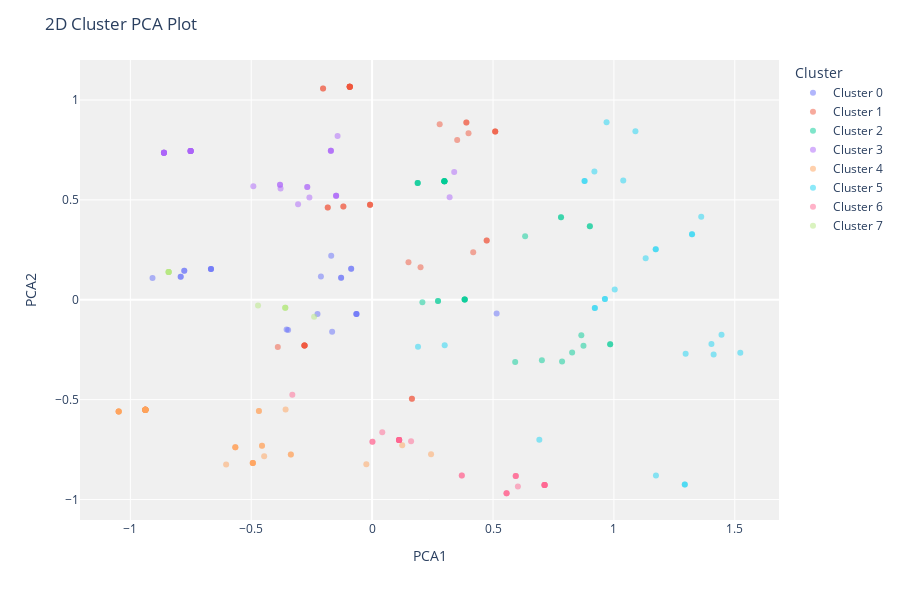

The cell this chart's notebook holds for it:
### Code cell
plot_model(kmeans, plot='cluster')

### Figure 1 — Plotly figure (JSON) as saved in the notebook; plotly's stock layout.template omitted (floating-point values rounded to 4 significant figures)
{"data": [{"customdata": [["<18"], ["unknown"], ["25-34"], ["25-34"], ["unknown"], ["25-34"], ["25-34"], ["18-24"], [">=65"], ["25-34"], ["25-34"], ["25-34"], ["25-34"], ["25-34"], [">=65"], ["25-34"], ["18-24"], ["25-34"], ["18-24"], ["25-34"], [">=65"], [">=65"]], "hovertemplate": "Cluster=Cluster 0<br>PCA1=%{x}<br>PCA2=%{y}<br>Feature=%{customdata[0]}<extra></extra>", "legendgroup": "Cluster 0", "marker": {"color": "#636efa", "opacity": 0.5, "symbol": "circle"}, "mode": "markers", "name": "Cluster 0", "orientation": "v", "showlegend": true, "textposition": "top center", "type": "scatter", "x": [-0.1654, -0.3535, -0.7769, -0.6665, -0.9082, -0.06492, -0.08664, -0.1283, -0.7916, -0.6665, -0.6665, -0.06492, -0.7769, 0.515, -0.3473, -0.1692, -0.1283, -0.08664, -0.2258, -0.06492, -0.2118, -0.7916], "xaxis": "x", "y": [-0.1606, -0.1489, 0.1451, 0.1533, 0.109, -0.0709, 0.1551, 0.1097, 0.1145, 0.1533, 0.1533, -0.0709, 0.1451, -0.06911, -0.1516, 0.2199, 0.1097, 0.1551, -0.07136, -0.0709, 0.1163, 0.1145], "yaxis": "y"}, {"customdata": [["45-54"], ["45-54"], ["55-64"], ["45-54"], ["25-34"], ["45-54"], ["25-34"], ["35-44"], ["45-54"], ["35-44"], ["35-44"], ["45-54"], ["25-34"], ["45-54"], ["35-44"], ["35-44"], ["45-54"], ["45-54"], ["45-54"], ["35-44"], ["55-64"], ["35-44"], ["45-54"], ["25-34"], ["45-54"], ["45-54"], ["55-64"], ["55-64"], ["25-34"], ["45-54"], ["45-54"], ["45-54"], ["45-54"], ["25-34"], ["45-54"], ["25-34"], [">=65"], ["35-44"]], "hovertemplate": "Cluster=Cluster 1<br>PCA1=%{x}<br>PCA2=%{y}<br>Feature=%{customdata[0]}<extra></extra>", "legendgroup": "Cluster 1", "marker": {"color": "#EF553B", "opacity": 0.5, "symbol": "circle"}, "mode": "markers", "name": "Cluster 1", "orientation": "v", "showlegend": true, "textposition": "top center", "type": "scatter", "x": [0.3898, -0.09252, -0.1835, -0.09252, 0.4738, -0.09252, -0.1189, -0.3901, 0.3898, -0.2797, -0.2797, -0.09252, 0.4738, -0.09252, -0.2797, 0.1646, 0.5091, -0.2029, -0.2029, -0.2797, 0.4181, -0.2797, 0.3518, -0.008497, 0.3987, 0.5091, -0.1835, 0.1504, -0.008497, -0.09252, 0.2794, -0.09252, -0.09252, -0.008497, 0.5091, -0.1189, 0.2003, 0.1646], "xaxis": "x", "y": [0.8869, 1.066, 0.4614, 1.066, 0.2959, 1.066, 0.4671, -0.2373, 0.8869, -0.2291, -0.2291, 1.066, 0.2959, 1.066, -0.2291, -0.4951, 0.842, 1.058, 1.058, -0.2291, 0.2373, -0.2291, 0.8001, 0.4753, 0.8338, 0.842, 0.4614, 0.1872, 0.4753, 1.066, 0.8787, 1.066, 1.066, 0.4753, 0.842, 0.4671, 0.1623, -0.4951], "yaxis": "y"}, {"customdata": [["45-54"], ["25-34"], ["45-54"], ["45-54"], ["45-54"], ["25-34"], ["25-34"], ["45-54"], ["25-34"], ["45-54"], ["25-34"], ["25-34"], ["25-34"], ["25-34"], ["45-54"], ["45-54"], ["25-34"], ["45-54"], ["45-54"], [">=65"], ["45-54"], ["45-54"], ["45-54"], ["45-54"], ["25-34"], ["25-34"], [">=65"], ["18-24"], ["55-64"], ["45-54"]], "hovertemplate": "Cluster=Cluster 2<br>PCA1=%{x}<br>PCA2=%{y}<br>Feature=%{customdata[0]}<extra></extra>", "legendgroup": "Cluster 2", "marker": {"color": "#00cc96", "opacity": 0.5, "symbol": "circle"}, "mode": "markers", "name": "Cluster 2", "orientation": "v", "showlegend": true, "textposition": "top center", "type": "scatter", "x": [0.6328, 0.8652, 0.2989, 0.2989, 0.2989, 0.2725, 0.2725, 0.7812, 0.3829, 0.7812, 0.8741, 0.9845, 0.3829, 0.3829, 0.1885, 0.9005, 0.8272, 0.2989, 0.9005, 0.7021, 0.1885, 0.2989, 0.2989, 0.1885, 0.9845, 0.3829, 0.5917, 0.7856, 0.2079, 0.2989], "xaxis": "x", "y": [0.3183, -0.1777, 0.5925, 0.5925, 0.5925, -0.00656, -0.00656, 0.4132, 0.001635, 0.4132, -0.2307, -0.2225, 0.001635, 0.001635, 0.5843, 0.3684, -0.2644, 0.5925, 0.3684, -0.3032, 0.5843, 0.5925, 0.5925, 0.5843, -0.2225, 0.001635, -0.3114, -0.3097, -0.01221, 0.5925], "yaxis": "y"}, {"customdata": [["45-54"], ["45-54"], ["45-54"], ["45-54"], ["45-54"], ["45-54"], ["45-54"], ["45-54"], ["45-54"], ["45-54"], ["45-54"], ["45-54"], ["45-54"], ["45-54"], ["45-54"], ["45-54"], ["45-54"], ["45-54"], ["45-54"], ["45-54"], ["45-54"], ["45-54"], ["45-54"], ["45-54"], ["45-54"], ["45-54"], ["45-54"], ["45-54"], ["45-54"], ["45-54"], ["45-54"], ["45-54"]], "hovertemplate": "Cluster=Cluster 3<br>PCA1=%{x}<br>PCA2=%{y}<br>Feature=%{customdata[0]}<extra></extra>", "legendgroup": "Cluster 3", "marker": {"color": "#ab63fa", "opacity": 0.5, "symbol": "circle"}, "mode": "markers", "name": "Cluster 3", "orientation": "v", "showlegend": true, "textposition": "top center", "type": "scatter", "x": [-0.7505, -0.2682, -0.1707, -0.1489, -0.8609, -0.3062, -0.8609, -0.3809, -0.8609, -0.4913, -0.7505, -0.7505, -0.2682, 0.3206, -0.1428, -0.1707, -0.2593, -0.7505, -0.1489, -0.3786, -0.7505, -0.1489, -0.7505, -0.7505, -0.8609, -0.8609, -0.8609, -0.1707, -0.3809, -0.8609, -0.7505, 0.3395], "xaxis": "x", "y": [0.7442, 0.5648, 0.746, 0.52, 0.736, 0.4781, 0.736, 0.5757, 0.736, 0.5675, 0.7442, 0.7442, 0.5648, 0.5136, 0.819, 0.746, 0.5118, 0.7442, 0.52, 0.5567, 0.7442, 0.52, 0.7442, 0.7442, 0.736, 0.736, 0.736, 0.746, 0.5757, 0.736, 0.7442, 0.6397], "yaxis": "y"}, {"customdata": [["35-44"], ["35-44"], ["35-44"], ["35-44"], ["35-44"], ["35-44"], ["35-44"], ["35-44"], ["35-44"], ["35-44"], ["35-44"], ["35-44"], ["35-44"], ["35-44"], ["35-44"], ["35-44"], ["35-44"], ["35-44"], ["35-44"], ["35-44"], ["35-44"], ["35-44"], ["35-44"], ["35-44"], ["35-44"], ["35-44"], ["35-44"], ["35-44"], ["35-44"], ["35-44"], ["35-44"], ["35-44"], ["35-44"], ["35-44"], ["35-44"], ["35-44"], ["35-44"], ["35-44"], ["35-44"], ["35-44"], ["35-44"]], "hovertemplate": "Cluster=Cluster 4<br>PCA1=%{x}<br>PCA2=%{y}<br>Feature=%{customdata[0]}<extra></extra>", "legendgroup": "Cluster 4", "marker": {"color": "#FFA15A", "opacity": 0.5, "symbol": "circle"}, "mode": "markers", "name": "Cluster 4", "orientation": "v", "showlegend": true, "textposition": "top center", "type": "scatter", "x": [-1.048, -0.5658, -1.048, -0.9377, -0.3579, -0.6038, -0.9377, -0.9377, -0.9377, -0.9377, -0.9377, -0.9377, -0.9377, -1.048, 0.1245, -0.9377, 0.2437, -0.4934, -0.3361, -0.9377, -0.4465, -1.048, -0.5658, -0.4934, -0.4554, -0.4554, -0.02392, -0.9377, -0.3361, -0.4934, -0.4682, -0.9377, -0.9377, -0.4934, -0.9377, -0.5658, -0.4682, -0.9377, -1.048, -0.9377, -0.9377], "xaxis": "x", "y": [-0.5593, -0.7386, -0.5593, -0.5511, -0.5493, -0.8253, -0.5511, -0.5511, -0.5511, -0.5511, -0.5511, -0.5511, -0.5511, -0.5593, -0.7286, -0.5511, -0.7734, -0.8171, -0.7752, -0.5511, -0.7834, -0.5593, -0.7386, -0.8171, -0.7304, -0.7304, -0.8235, -0.5511, -0.7752, -0.8171, -0.5575, -0.5511, -0.5511, -0.8171, -0.5511, -0.7386, -0.5575, -0.5511, -0.5593, -0.5511, -0.5511], "yaxis": "y"}, {"customdata": [["18-24"], ["25-34"], ["35-44"], ["45-54"], ["35-44"], ["25-34"], ["18-24"], ["18-24"], ["45-54"], ["25-34"], ["35-44"], ["45-54"], ["35-44"], ["35-44"], ["45-54"], ["25-34"], ["45-54"], ["18-24"], ["45-54"], ["45-54"], ["25-34"], ["18-24"], ["18-24"], ["45-54"], ["25-34"], ["45-54"], ["25-34"], ["35-44"]], "hovertemplate": "Cluster=Cluster 5<br>PCA1=%{x}<br>PCA2=%{y}<br>Feature=%{customdata[0]}<extra></extra>", "legendgroup": "Cluster 5", "marker": {"color": "#19d3f3", "opacity": 0.5, "symbol": "circle"}, "mode": "markers", "name": "Cluster 5", "orientation": "v", "showlegend": true, "textposition": "top center", "type": "scatter", "x": [1.131, 1.297, 1.174, 1.323, 1.293, 1.173, 0.9211, 1.523, 1.089, 0.9628, 0.1898, 0.8788, 0.3002, 0.6916, 1.323, 1.003, 1.361, 0.9211, 1.039, 0.9697, 0.9628, 1.403, 1.412, 0.9194, 1.173, 0.8788, 1.445, 1.293], "xaxis": "x", "y": [0.2076, -0.2708, -0.8802, 0.3283, -0.9251, 0.2529, -0.04188, -0.266, 0.8438, 0.003426, -0.2355, 0.5943, -0.2273, -0.7009, 0.3283, 0.05059, 0.415, -0.04188, 0.5967, 0.8886, 0.003426, -0.2212, -0.2742, 0.6415, 0.2529, 0.5943, -0.1759, -0.9251], "yaxis": "y"}, {"customdata": [["35-44"], ["35-44"], ["35-44"], ["35-44"], ["35-44"], ["35-44"], ["35-44"], ["35-44"], ["35-44"], ["35-44"], ["35-44"], ["35-44"], ["35-44"], ["35-44"], ["35-44"], ["35-44"], ["35-44"], ["35-44"], ["35-44"], ["35-44"], ["35-44"], ["35-44"], ["35-44"], ["35-44"], ["35-44"], ["35-44"], ["35-44"], ["35-44"]], "hovertemplate": "Cluster=Cluster 6<br>PCA1=%{x}<br>PCA2=%{y}<br>Feature=%{customdata[0]}<extra></extra>", "legendgroup": "Cluster 6", "marker": {"color": "#FF6692", "opacity": 0.5, "symbol": "circle"}, "mode": "markers", "name": "Cluster 6", "orientation": "v", "showlegend": true, "textposition": "top center", "type": "scatter", "x": [0.7133, 0.594, 0.1117, 0.371, 0.7133, 0.6029, 0.556, 0.1612, 0.1117, -0.33, 0.594, 0.1117, 0.1117, 0.1117, 0.556, 0.04192, 0.371, 0.1117, 0.594, 0.1117, 0.7133, 0.7133, 0.7133, 0.556, 0.7133, 0.001316, 0.1117, 0.001316], "xaxis": "x", "y": [-0.9269, -0.882, -0.7027, -0.8793, -0.9269, -0.935, -0.9688, -0.7086, -0.7027, -0.4762, -0.882, -0.7027, -0.7027, -0.7027, -0.9688, -0.6637, -0.8793, -0.7027, -0.882, -0.7027, -0.9269, -0.9269, -0.9269, -0.9688, -0.9269, -0.7109, -0.7027, -0.7109], "yaxis": "y"}, {"customdata": [["55-64"], ["55-64"], ["55-64"], ["55-64"], ["55-64"], ["55-64"], ["55-64"], ["55-64"], ["55-64"], ["55-64"]], "hovertemplate": "Cluster=Cluster 7<br>PCA1=%{x}<br>PCA2=%{y}<br>Feature=%{customdata[0]}<extra></extra>", "legendgroup": "Cluster 7", "marker": {"color": "#B6E880", "opacity": 0.5, "symbol": "circle"}, "mode": "markers", "name": "Cluster 7", "orientation": "v", "showlegend": true, "textposition": "top center", "type": "scatter", "x": [-0.4719, -0.8415, -0.3592, -0.8415, -0.3592, -0.3592, -0.2399, -0.8415, -0.8415, -0.8415], "xaxis": "x", "y": [-0.02901, 0.1394, -0.0399, 0.1394, -0.0399, -0.0399, -0.08475, 0.1394, 0.1394, 0.1394], "yaxis": "y"}], "layout": {"height": 600, "legend": {"title": {"text": "Cluster"}, "tracegroupgap": 0}, "margin": {"t": 60}, "plot_bgcolor": "rgb(240,240,240)", "title": {"text": "2D Cluster PCA Plot"}, "xaxis": {"anchor": "y", "domain": [0, 1], "title": {"text": "PCA1"}}, "yaxis": {"anchor": "x", "domain": [0, 1], "title": {"text": "PCA2"}}}}
